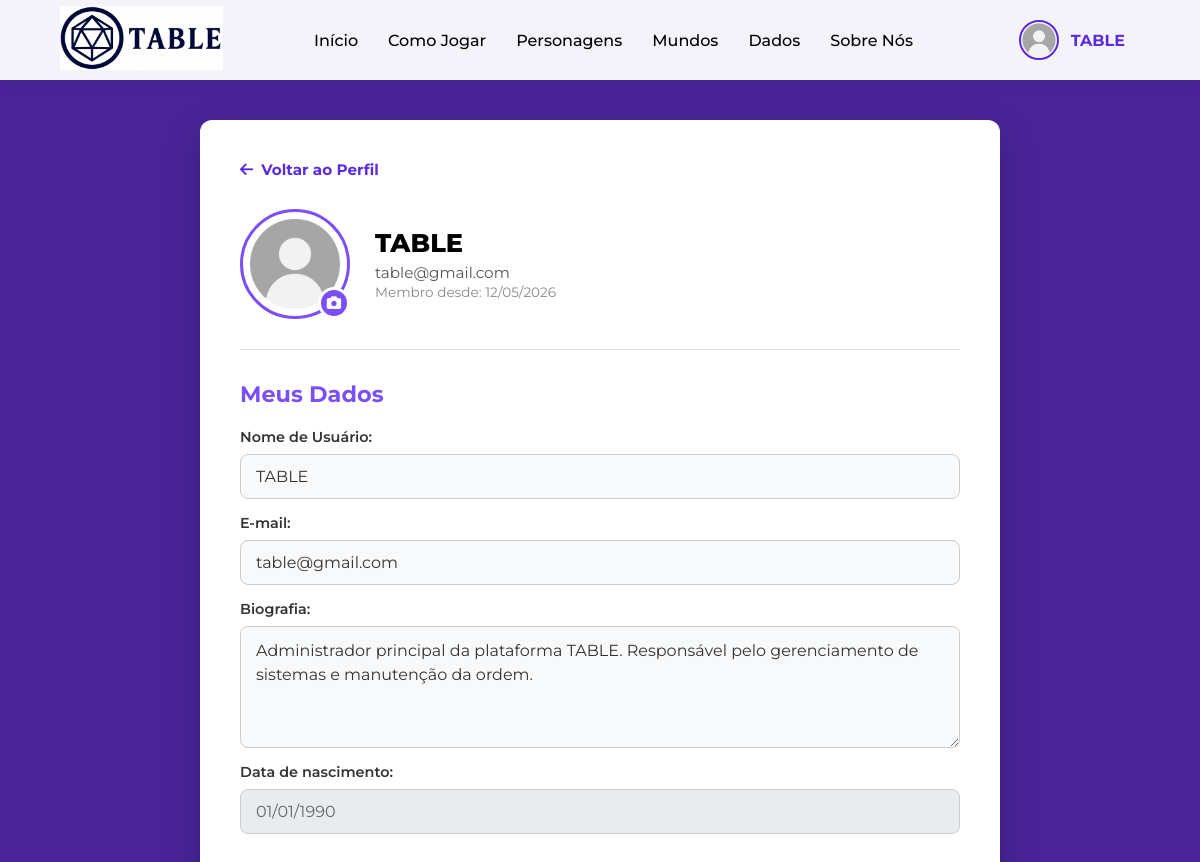
/pages/editar-perfil.php (signed in, upper part), run on an earlier commit of the app's database.
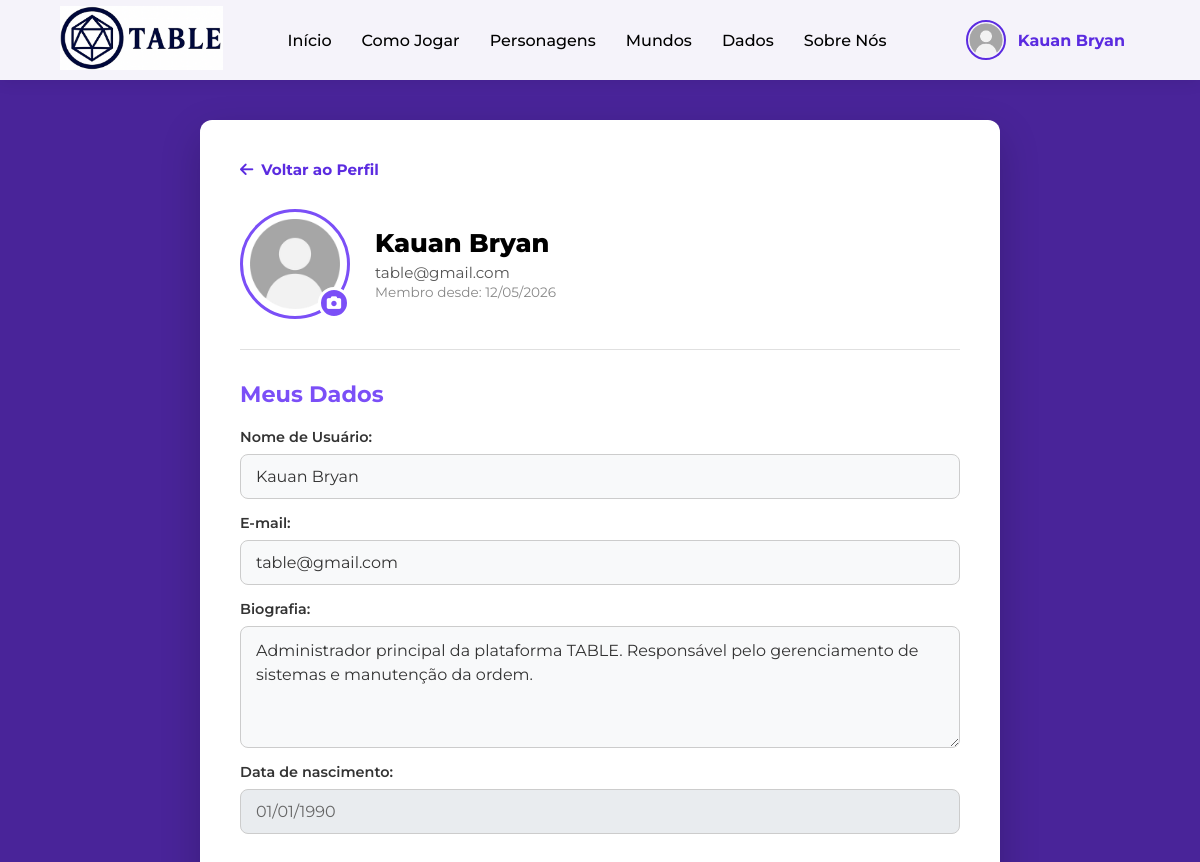
And on a later commit of the database.
### tables this page shows
CREATE TABLE tb_usuario (
    id_usuario      INT            NOT NULL AUTO_INCREMENT,
    nm_exibicao     VARCHAR(70)    DEFAULT NULL,        
    nm_usuario      VARCHAR(70)    NOT NULL,            
    ds_email        VARCHAR(100)   NOT NULL,
    ds_senha        VARCHAR(255)   NOT NULL,            
    dt_nascimento   DATE           DEFAULT NULL,
    tp_cargo        ENUM('jogador','mestre','admin') NOT NULL DEFAULT 'jogador',
    ds_foto         VARCHAR(300)   NOT NULL DEFAULT '../img/uploads/perfil/avatar1.png',
    ds_bio          VARCHAR(500)   DEFAULT NULL,
    dt_cadastro     DATETIME       NOT NULL DEFAULT CURRENT_TIMESTAMP,
    dt_atualizacao  DATETIME       DEFAULT NULL ON UPDATE CURRENT_TIMESTAMP,
    fl_ativo        TINYINT(1)     NOT NULL DEFAULT 1,  
    CONSTRAINT pk_usuario PRIMARY KEY (id_usuario),
    CONSTRAINT uq_usuario_email UNIQUE (ds_email)
);

### pages/editar-perfil.php (the view, shortened to what this page needs)
<?php
require_once '../app/config/database.php';
$conn = Database::getConexao();
try {
    $stmt = $conn->prepare("
        SELECT id_usuario, nm_usuario, ds_email, dt_nascimento, dt_cadastro, tp_cargo, ds_foto, ds_bio
        FROM tb_usuario
        WHERE id_usuario = :id
        LIMIT 1
    ");
    $stmt->execute([':id' => $_SESSION['usuario']['id']]);
    $usuario = $stmt->fetch(PDO::FETCH_ASSOC);
} catch (PDOException $e) {
    $erro = "Erro ao carregar seus dados.";
    $usuario = $_SESSION['usuario'];
}
?>
<!DOCTYPE html>
<html lang="pt-BR">
<head>
    <link rel="stylesheet" href="https://cdnjs.cloudflare.com/ajax/libs/font-awesome/6.5.2/css/all.min.css">
    <link rel="stylesheet" href="../css/nav-footer.css">
    <link rel="stylesheet" href="../css/editar-perfil.css">
</head>
<body class="pagina-edicao">
    <header>
        <div class="logotipo">
            <a href="index.php"><img src="../img/logo_horizontal.png" alt="Logo TABLE"></a>
        </div>
        <nav>
            <ul>
                <li><a href="index.php">Início</a></li>
                <li><a href="cm-jogar.php">Como Jogar</a></li>
                <li><a href="<?php echo isset($_SESSION['usuario']) ? 'perfil.php' : 'login.php'; ?>">Personagens</a>
                </li>
                <li><a href="criar-mapa.php">Mundos</a></li>
                <li><a href="rolagem-de-dados.php">Dados</a></li>
                <li><a href="sobre-nos.php">Sobre Nós</a></li>
            </ul>
        </nav>
        <?php if (isset($_SESSION['usuario'])): ?>
            <div class="usuario-logado-nav" id="nav-logado" onclick="window.location.href='perfil.php'"
                title="Ir para o Perfil">
                <img src="<?= !empty($_SESSION['usuario']['foto']) ? $_SESSION['usuario']['foto'] : '../img/uploads/perfil/avatar1.png' ?>"
                    alt="Avatar Navbar" class="avatar-nav">
                <span class="nome-nav"><?= htmlspecialchars($_SESSION['usuario']['nome']) ?></span>
            </div>
        <?php endif; ?>
    </header>
    <main class="container-principal-edicao">
        <div class="cartao-edicao">
            <a href="perfil.php" class="link-voltar">
                <i class="fas fa-arrow-left"></i> Voltar ao Perfil
            </a>
            <div class="cabecalho-edicao">
                <div class="foto-container" onclick="document.getElementById('input-foto').click()"
                    style="cursor:pointer;" title="Clique para mudar a foto">
                    <img src="<?= htmlspecialchars(!empty($usuario['ds_foto']) ? $usuario['ds_foto'] : '../img/uploads/perfil/avatar1.png') ?>"
                        alt="Foto de perfil" class="foto-perfil">
                    <div class="icone-camera">
                        <i class="fas fa-camera"></i>
                    </div>
                </div>
                <div class="info-usuario">
                    <h2><?= htmlspecialchars($usuario['nm_usuario']) ?></h2>
                    <p><?= htmlspecialchars($usuario['ds_email']) ?></p>
                    <p class="membro-desde">
                        Membro desde:
                        <?= $usuario['dt_cadastro'] ? date('d/m/Y', strtotime($usuario['dt_cadastro'])) : 'Não informado' ?>
                    </p>
                </div>
            </div>
            <hr class="divisor">
            <section>
                <h3 class="titulo-roxo">Meus Dados</h3>
                <form class="formulario-edicao" method="POST">
                    <div class="campo-edicao">
                        <label for="input-nome">Nome de Usuário:</label>
                        <input type="text" id="input-nome" name="nome"
                            value="<?= htmlspecialchars($usuario['nm_usuario']) ?>" required>
                    </div>
                    <div class="campo-edicao">
                        <label for="input-email">E-mail:</label>
                        <input type="email" id="input-email" name="email"
                            value="<?= htmlspecialchars($usuario['ds_email']) ?>" required>
                    </div>
                    <div class="campo-edicao">
                        <label for="input-bio">Biografia:</label>
                        <textarea id="input-bio" name="bio" rows="4" placeholder="Conte um pouco sobre você..."><?= htmlspecialchars($usuario['ds_bio'] ?? '') ?></textarea>
                    </div>
                    <div class="campo-edicao">
                        <label for="input-data">Data de nascimento:</label>
                        <input type="text" id="input-data"
                            value="<?= $usuario['dt_nascimento'] ? date('d/m/Y', strtotime($usuario['dt_nascimento'])) : 'Não cadastrada' ?>"
                            disabled>
                    </div>
                </form>
            </section>
        </div>
    </main>
</body>
</html>

### css/nav-footer.css (style rules this page uses)
:root { --fundo-pagina-inicio: #492499; --fundo-pagina-fim: #190e35; --fundo-cartao: #ffffff; --fundo-cartao-escuro: #1F1A2C; --borda-escura: #4a4063; --cor-primaria: #5b2be0; --cor-primaria-hover: #7b4ff7; --cor-texto-suave: #ccc; --cor-destaque-claro: #9d7aff; }
html { scroll-behavior: smooth; }
* { margin: 0; padding: 0; box-sizing: border-box; font-family: "Montserrat", sans-serif !important; }
header { width: 100%; display: flex; justify-content: space-between; align-items: center; background-color: rgba(255, 255, 255, 0.95); backdrop-filter: blur(10px); padding: 0 5%; height: 80px; box-shadow: 0 2px 15px rgba(0, 0, 0, 0.08); position: fixed; top: 0; left: 0; z-index: 1000; }
.logotipo img { height: 65px; object-fit: contain; transition: transform 0.3s ease; }
nav ul { display: flex; list-style: none; gap: 30px; }
nav a { position: relative; text-decoration: none; color: #000; font-weight: 500; transition: all 0.3s ease; }
nav a::after { content: ""; position: absolute; left: 0; bottom: -5px; width: 0%; height: 2px; background: linear-gradient(90deg, var(--cor-primaria), var(--cor-destaque-claro)); transition: width 0.3s ease; }
.fas, .fa-solid { font-family: "Font Awesome 6 Free" !important; font-weight: 900 !important; }
.usuario-logado-nav { display: flex; align-items: center; gap: 12px; cursor: pointer; padding: 5px 15px; border-radius: 30px; transition: background 0.3s ease; }
.avatar-nav { width: 40px; height: 40px; border-radius: 50%; object-fit: cover; border: 2px solid var(--cor-primaria); }
.nome-nav { font-weight: 700; color: var(--cor-primaria); font-size: 1rem; }

### css/editar-perfil.css (style rules this page uses)
body.pagina-edicao { background-color: #492499; min-height: 100vh; display: flex; flex-direction: column; margin: 0; font-family: "Montserrat", sans-serif; }
.container-principal-edicao { flex: 1; display: flex; justify-content: center; align-items: flex-start; padding: 120px 20px 60px 20px; }
.cartao-edicao { background-color: #ffffff; width: 100%; max-width: 800px; border-radius: 12px; padding: 40px; box-shadow: 0 15px 40px rgba(0, 0, 0, 0.2); color: #333; }
.link-voltar { display: inline-flex; align-items: center; gap: 8px; color: #5b2be0; text-decoration: none; font-weight: 700; font-size: 0.95rem; margin-bottom: 30px; transition: color 0.2s; }
.cabecalho-edicao { display: flex; align-items: center; gap: 25px; margin-bottom: 30px; }
.foto-container { position: relative; width: 110px; height: 110px; }
.foto-perfil { width: 100%; height: 100%; border-radius: 50%; object-fit: cover; border: 3px solid #7b4ff7; padding: 3px; }
.icone-camera { position: absolute; bottom: 0; right: 0; background-color: #7b4ff7; color: white; width: 32px; height: 32px; border-radius: 50%; display: flex; justify-content: center; align-items: center; font-size: 0.9rem; border: 3px solid #ffffff; cursor: pointer; }
.info-usuario h2 { font-size: 1.6rem; font-weight: 800; margin: 0 0 5px 0; color: #000; }
.info-usuario p { margin: 2px 0; font-size: 0.95rem; color: #555; }
.membro-desde { color: #888 !important; font-size: 0.85rem !important; }
.divisor { border: none; border-top: 1px solid #e0e0e0; margin: 30px 0; }
.titulo-roxo { color: #7b4ff7; font-size: 1.4rem; font-weight: 700; margin-top: 0; margin-bottom: 20px; }
.formulario-edicao { display: flex; flex-direction: column; gap: 15px; }
.campo-edicao label { display: block; font-size: 0.9rem; font-weight: 600; margin-bottom: 8px; color: #333; }
.campo-edicao input { width: 100%; padding: 12px 15px; border: 1px solid #ccc; border-radius: 8px; background-color: #f8f9fa; font-size: 1rem; color: #333; font-family: inherit; transition: border-color 0.3s; }
.campo-edicao textarea { width: 100% !important; padding: 12px 15px !important; border: 1px solid #ccc !important; border-radius: 8px !important; background-color: #f8f9fa !important; font-size: 1rem !important; color: #333 !important; font-family: inherit !important; transition: all 0.3s ease !important; resize: vertical !important; min-height: 100px !important; line-height: 1.5 !important; box-sizing: border-box !important; display: block !important; }
.campo-edicao input:disabled { background-color: #e9ecef; color: #666; cursor: not-allowed; }

What changed in the data, as far as the page shows it:
changed tb_usuario "table@gmail.com": nm_usuario "TABLE" → "Kauan Bryan"; nome "TABLE" → "Kauan Bryan"
Also different on the page:
$_SESSION['usuario']['nome']: "TABLE" → "Kauan Bryan"
